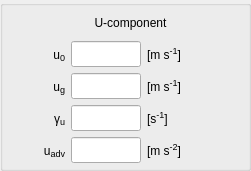
     <widget class="QGroupBox" name="wind_U_group">
      <property name="geometry">
       <rect>
        <x>10</x>
        <y>100</y>
        <width>251</width>
        <height>171</height>
       </rect>
      </property>
      <property name="title">
       <string/>
      </property>
      <widget class="QWidget" name="gridLayoutWidget_7">
       <property name="geometry">
        <rect>
         <x>10</x>
         <y>10</y>
         <width>241</width>
         <height>153</height>
        </rect>
       </property>
       <layout class="QGridLayout" name="wind_U_grid" columnstretch="1,0,1" columnminimumwidth="50,0,90">
        <property name="sizeConstraint">
         <enum>QLayout::SetMinimumSize</enum>
        </property>
        <item row="1" column="0">
         <widget class="QLabel" name="label_wind_u">
          <property name="sizePolicy">
           <sizepolicy hsizetype="Fixed" vsizetype="Preferred">
            <horstretch>0</horstretch>
            <verstretch>0</verstretch>
           </sizepolicy>
          </property>
          <property name="minimumSize">
           <size>
            <width>55</width>
            <height>0</height>
           </size>
          </property>
          <property name="maximumSize">
           <size>
            <width>55</width>
            <height>16777215</height>
           </size>
          </property>
          <property name="toolTip">
           <string/>
          </property>
          <property name="text">
           <string>&lt;html&gt;u&lt;span style=&quot; font-size:14px; vertical-align:sub;&quot;&gt;0&lt;/span&gt;&lt;/html&gt;</string>
          </property>
          <property name="alignment">
           <set>Qt::AlignRight|Qt::AlignTrailing|Qt::AlignVCenter</set>
          </property>
         </widget>
        </item>
        <item row="1" column="1">
         <widget class="QLineEdit" name="input_wind_u">
          <property name="sizePolicy">
           <sizepolicy hsizetype="Fixed" vsizetype="Expanding">
            <horstretch>0</horstretch>
            <verstretch>0</verstretch>
           </sizepolicy>
          </property>
          <property name="minimumSize">
           <size>
            <width>70</width>
            <height>0</height>
           </size>
          </property>
          <property name="maximumSize">
           <size>
            <width>70</width>
            <height>16777215</height>
           </size>
          </property>
          <property name="toolTip">
           <string>initial mixed-layer u-wind speed</string>
          </property>
          <property name="alignment">
           <set>Qt::AlignRight|Qt::AlignTrailing|Qt::AlignVCenter</set>
          </property>
         </widget>
        </item>
        <item row="2" column="0">
         <widget class="QLabel" name="label_wind_ug">
          <property name="sizePolicy">
           <sizepolicy hsizetype="Fixed" vsizetype="Preferred">
            <horstretch>0</horstretch>
            <verstretch>0</verstretch>
           </sizepolicy>
          </property>
          <property name="minimumSize">
           <size>
            <width>55</width>
            <height>0</height>
           </size>
          </property>
          <property name="maximumSize">
           <size>
            <width>55</width>
            <height>16777215</height>
           </size>
          </property>
          <property name="toolTip">
           <string/>
          </property>
          <property name="text">
           <string>&lt;html&gt;u&lt;span style=&quot; font-size:14px; vertical-align:sub;&quot;&gt;g&lt;/span&gt;&lt;/html&gt;</string>
          </property>
          <property name="alignment">
           <set>Qt::AlignRight|Qt::AlignTrailing|Qt::AlignVCenter</set>
          </property>
         </widget>
        </item>
        <item row="2" column="1">
         <widget class="QLineEdit" name="input_wind_ug">
          <property name="sizePolicy">
           <sizepolicy hsizetype="Fixed" vsizetype="Expanding">
            <horstretch>0</horstretch>
            <verstretch>0</verstretch>
           </sizepolicy>
          </property>
          <property name="minimumSize">
           <size>
            <width>70</width>
            <height>0</height>
           </size>
          </property>
          <property name="maximumSize">
           <size>
            <width>70</width>
            <height>16777215</height>
           </size>
          </property>
          <property name="toolTip">
           <string>geostrophic  u-wind speed</string>
          </property>
          <property name="alignment">
           <set>Qt::AlignRight|Qt::AlignTrailing|Qt::AlignVCenter</set>
          </property>
         </widget>
        </item>
        <item row="3" column="0">
         <widget class="QLabel" name="label_wind_gammau">
          <property name="sizePolicy">
           <sizepolicy hsizetype="Fixed" vsizetype="Preferred">
            <horstretch>0</horstretch>
            <verstretch>0</verstretch>
           </sizepolicy>
          </property>
          <property name="minimumSize">
           <size>
            <width>55</width>
            <height>0</height>
           </size>
          </property>
          <property name="maximumSize">
           <size>
            <width>55</width>
            <height>16777215</height>
           </size>
          </property>
          <property name="toolTip">
           <string/>
          </property>
          <property name="text">
           <string>&lt;html&gt;γ&lt;span style=&quot; font-size:14px; vertical-align:sub;&quot;&gt;u&lt;/span&gt;&lt;/html&gt;</string>
          </property>
          <property name="alignment">
           <set>Qt::AlignRight|Qt::AlignTrailing|Qt::AlignVCenter</set>
          </property>
         </widget>
        </item>
        <item row="3" column="1">
         <widget class="QLineEdit" name="input_wind_gammau">
          <property name="sizePolicy">
           <sizepolicy hsizetype="Fixed" vsizetype="Expanding">
            <horstretch>0</horstretch>
            <verstretch>0</verstretch>
           </sizepolicy>
          </property>
          <property name="minimumSize">
           <size>
            <width>70</width>
            <height>0</height>
           </size>
          </property>
          <property name="maximumSize">
           <size>
            <width>70</width>
            <height>16777215</height>
           </size>
          </property>
          <property name="toolTip">
           <string>free atmosphere u-wind speed lapse rate</string>
          </property>
          <property name="alignment">
           <set>Qt::AlignRight|Qt::AlignTrailing|Qt::AlignVCenter</set>
          </property>
         </widget>
        </item>
        <item row="4" column="0">
         <widget class="QLabel" name="label_wind_advu">
          <property name="sizePolicy">
           <sizepolicy hsizetype="Fixed" vsizetype="Preferred">
            <horstretch>0</horstretch>
            <verstretch>0</verstretch>
           </sizepolicy>
          </property>
          <property name="minimumSize">
           <size>
            <width>55</width>
            <height>0</height>
           </size>
          </property>
          <property name="maximumSize">
           <size>
            <width>55</width>
            <height>16777215</height>
           </size>
          </property>
          <property name="toolTip">
           <string/>
          </property>
          <property name="text">
           <string>&lt;html&gt;u&lt;span style=&quot; font-size:14px; vertical-align:sub;&quot;&gt;adv&lt;/span&gt;&lt;/html&gt;</string>
          </property>
          <property name="alignment">
           <set>Qt::AlignRight|Qt::AlignTrailing|Qt::AlignVCenter</set>
          </property>
         </widget>
        </item>
        <item row="4" column="1">
         <widget class="QLineEdit" name="input_wind_advu">
          <property name="sizePolicy">
           <sizepolicy hsizetype="Fixed" vsizetype="Expanding">
            <horstretch>0</horstretch>
            <verstretch>0</verstretch>
           </sizepolicy>
          </property>
          <property name="minimumSize">
           <size>
            <width>70</width>
            <height>0</height>
           </size>
          </property>
          <property name="maximumSize">
           <size>
            <width>70</width>
            <height>16777215</height>
           </size>
          </property>
          <property name="toolTip">
           <string>advection of u-wind</string>
          </property>
          <property name="alignment">
           <set>Qt::AlignRight|Qt::AlignTrailing|Qt::AlignVCenter</set>
          </property>
         </widget>
        </item>
        <item row="1" column="2">
         <widget class="QLabel" name="unitlabel_wind_u">
          <property name="toolTip">
           <string/>
          </property>
          <property name="text">
           <string>&lt;html&gt;[m s&lt;span style=&quot;font-size: 14px; vertical-align:super;&quot;&gt;-1&lt;/span&gt;]&lt;/html&gt;</string>
          </property>
          <property name="alignment">
           <set>Qt::AlignLeading|Qt::AlignLeft|Qt::AlignVCenter</set>
          </property>
         </widget>
        </item>
        <item row="2" column="2">
         <widget class="QLabel" name="unitlabel_wind_ug">
          <property name="toolTip">
           <string/>
          </property>
          <property name="text">
           <string>&lt;html&gt;[m s&lt;span style=&quot;font-size: 14px; vertical-align:super;&quot;&gt;-1&lt;/span&gt;]&lt;/html&gt;</string>
          </property>
          <property name="alignment">
           <set>Qt::AlignLeading|Qt::AlignLeft|Qt::AlignVCenter</set>
          </property>
         </widget>
        </item>
        <item row="3" column="2">
         <widget class="QLabel" name="unitlabel_wind_gammau">
          <property name="toolTip">
           <string/>
          </property>
          <property name="text">
           <string>&lt;html&gt;[s&lt;span style=&quot;font-size: 14px; vertical-align:super;&quot;&gt;-1&lt;/span&gt;]&lt;/html&gt;</string>
          </property>
          <property name="alignment">
           <set>Qt::AlignLeading|Qt::AlignLeft|Qt::AlignVCenter</set>
          </property>
         </widget>
        </item>
        <item row="4" column="2">
         <widget class="QLabel" name="unitlabel_wind_advu">
          <property name="toolTip">
           <string/>
          </property>
          <property name="text">
           <string>&lt;html&gt;[m s&lt;span style=&quot;font-size: 14px; vertical-align:super;&quot;&gt;-2&lt;/span&gt;]&lt;/html&gt;</string>
          </property>
          <property name="alignment">
           <set>Qt::AlignLeading|Qt::AlignLeft|Qt::AlignVCenter</set>
          </property>
         </widget>
        </item>
        <item row="0" column="0" colspan="3">
         <widget class="QLabel" name="label_wind_ucomp">
          <property name="minimumSize">
           <size>
            <width>0</width>
            <height>25</height>
           </size>
          </property>
          <property name="maximumSize">
           <size>
            <width>16777215</width>
            <height>25</height>
           </size>
          </property>
          <property name="text">
           <string>U-component</string>
          </property>
          <property name="alignment">
           <set>Qt::AlignCenter</set>
          </property>
         </widget>
        </item>
       </layout>
      </widget>
     </widget>
